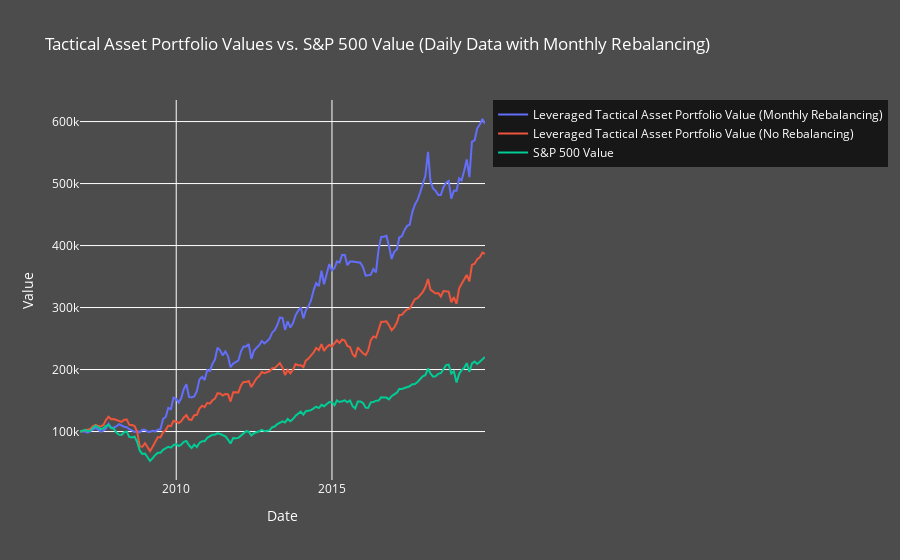

Source (notebook cell):
### Code cell
import plotly.graph_objects as go

# Create the figure
fig = go.Figure()

# Add the portfolio value trace
fig.add_trace(go.Scatter(x=leveraged_rebalancing_portfolio_value.index, y=leveraged_rebalancing_portfolio_value.values,
                         mode='lines',
                         name='Leveraged Tactical Asset Portfolio Value (Monthly Rebalancing)'))

# Add the non-rebalancing portfolio value trace
fig.add_trace(go.Scatter(x=leveraged_non_rebalancing_portfolio_value.index, y=leveraged_non_rebalancing_portfolio_value.values,
                         mode='lines',
                         name='Leveraged Tactical Asset Portfolio Value (No Rebalancing)'))

# Add the S&P 500 value trace
fig.add_trace(go.Scatter(x=sp500_value.index, y=sp500_value.values,
                         mode='lines',
                         name='S&P 500 Value'))

# Set the layout properties
fig.update_layout(title='Tactical Asset Portfolio Values vs. S&P 500 Value (Daily Data with Monthly Rebalancing)',
                  xaxis_title='Date',
                  yaxis_title='Value',
                  plot_bgcolor='rgba(0, 0, 0, 0)',
                  paper_bgcolor='rgba(0, 0, 0, 0.7)',
                  font=dict(color='white'))

# Show the plot
fig.show()

### Figure 1 — Plotly figure (JSON) as saved in the notebook; plotly's stock layout.template omitted (floating-point values rounded to 4 significant figures; data arrays with more than 128 entries replaced by an {"elided": "..."} marker saying what was removed)
{"data": [{"mode": "lines", "name": "Leveraged Tactical Asset Portfolio Value (Monthly Rebalancing)", "type": "scatter", "x": {"elided": "157 str values"}, "y": {"elided": "157 float values"}}, {"mode": "lines", "name": "Leveraged Tactical Asset Portfolio Value (No Rebalancing)", "type": "scatter", "x": {"elided": "157 str values"}, "y": {"elided": "157 float values"}}, {"mode": "lines", "name": "S&P 500 Value", "type": "scatter", "x": {"elided": "157 str values"}, "y": {"elided": "157 float values"}}], "layout": {"font": {"color": "white"}, "paper_bgcolor": "rgba(0, 0, 0, 0.7)", "plot_bgcolor": "rgba(0, 0, 0, 0)", "title": {"text": "Tactical Asset Portfolio Values vs. S&P 500 Value (Daily Data with Monthly Rebalancing)"}, "xaxis": {"title": {"text": "Date"}}, "yaxis": {"title": {"text": "Value"}}}}
